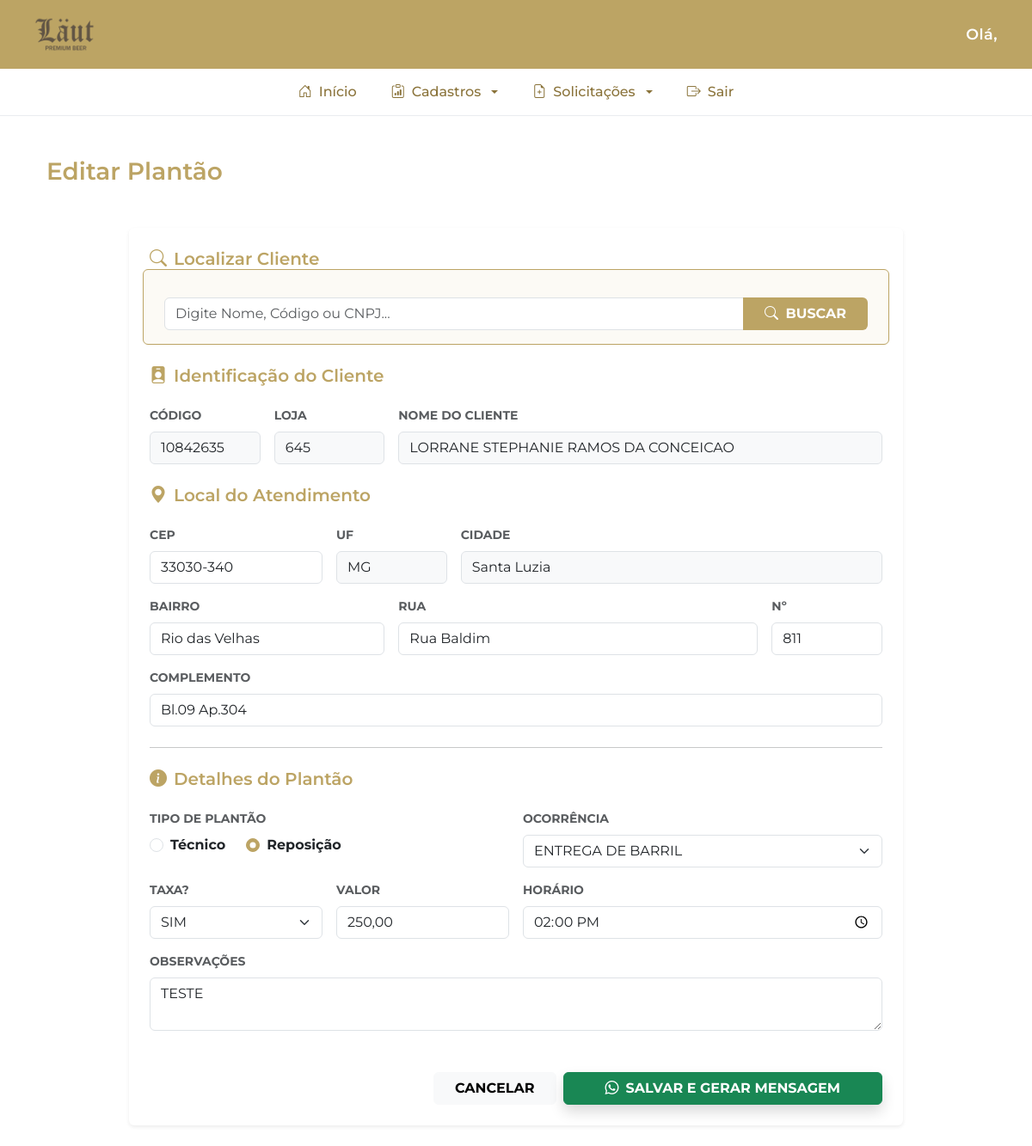
The app's page /solicitacoes/plantoes/editar/1/ with its own data.
### solicitacoes/models.py (models this page shows)
class Plantao(models.Model):
    codigo_cliente = models.CharField(max_length=20)
    loja_cliente = models.CharField(max_length=50)
    nome_cliente = models.CharField(max_length=100)
    cep = models.CharField(max_length=9)
    estado = models.CharField(max_length=2)
    cidade = models.CharField(max_length=100)
    bairro = models.CharField(max_length=100)
    endereco = models.CharField(max_length=255)
    numero = models.CharField(max_length=20)
    complemento = models.CharField(max_length=100, blank=True, null=True)
    vendedor = models.ForeignKey(User, on_delete=models.CASCADE)
    tipo = models.CharField(max_length=20, choices=TIPO_PLANTAO)
    ocorrencia = models.CharField(max_length=50, choices=OCORRENCIAS)
    ocorrencia_outro = models.CharField(max_length=255, blank=True, null=True)
    observacoes = models.TextField(blank=True)
    taxa = models.BooleanField(default=False)
    valor_taxa = models.DecimalField(max_digits=10, decimal_places=2, default=0.00)
    horario = models.TimeField()
    data_solicitacao = models.DateTimeField(auto_now_add=True)
    status = models.CharField(max_length=20, choices=STATUS_CHOICES, default='PENDENTE')

### solicitacoes/views.py (the view, shortened to what this page needs)
# urls.py: path('plantoes/editar/<int:pk>/', views.editar_plantao, name='editar_plantao'),
def editar_plantao(request, pk):
    plantao = get_object_or_404(Plantao, pk=pk)
    return render(request, 'solicitacoes/novo_plantao.html', {
        'plantao': plantao,
        'editando': True
    })

### templates/solicitacoes/novo_plantao.html (shortened to what this page needs)
{% extends 'base.html' %}
{% block content %}
<div class="container py-4">
    <div class="mb-5">
        <h3 style="color: #bca464; font-weight: 600;">{% if editando %}Editar{% else %}Nova Solicitação de{% endif %} Plantão</h3>
    </div>
    <div class="card border-0 shadow-sm mx-auto" style="max-width: 900px;">
        <div class="card-body p-4">
            <h5 class="mb-3" style="color: #bca464;"><i class="bi bi-search me-2"></i>Localizar Cliente</h5>
            <div class="row g-3 mb-4 p-3 rounded border border-gold bg-custom-light">
                <div class="col-md-12">
                    <div class="input-group">
                        <input type="text" id="input_busca_cliente" class="form-control" placeholder="Digite Nome, Código ou CNPJ...">
                        <button class="btn text-white fw-bold px-4" type="button" id="btn_buscar_cliente" style="background-color: #bca464;">
                            <span id="btn_texto_busca"><i class="bi bi-search me-1"></i> BUSCAR</span>
                        </button>
                    </div>
                </div>
            </div>
            <form id="formPlantao" method="POST">
                <h5 class="mb-4" style="color: #bca464;"><i class="bi bi-person-badge-fill me-2"></i>Identificação do Cliente</h5>
                <div class="row g-3">
                    <div class="col-md-2">
                        <label class="small fw-bold text-muted mb-2 d-block text-uppercase">Código</label>
                        <input type="text" name="codigo_cliente" id="res_codigo" class="form-control bg-light" value="{{ plantao.codigo_cliente|default:'' }}" readonly required>
                    </div>
                    <div class="col-md-2">
                        <label class="small fw-bold text-muted mb-2 d-block text-uppercase">Loja</label>
                        <input type="text" name="loja_cliente" id="res_loja" class="form-control bg-light" value="{{ plantao.loja_cliente|default:'' }}" readonly required>
                    </div>
                    <div class="col-md-8">
                        <label class="small fw-bold text-muted mb-2 d-block text-uppercase">Nome do Cliente</label>
                        <input type="text" name="nome_cliente" id="res_cliente" class="form-control bg-light" value="{{ plantao.nome_cliente|default:'' }}" readonly required>
                    </div>
                    <div class="col-md-12 mt-4">
                        <h5 style="color: #bca464;"><i class="bi bi-geo-alt-fill me-2"></i>Local do Atendimento</h5>
                    </div>
                    <div class="col-md-3">
                        <label class="small fw-bold text-muted mb-2 d-block text-uppercase">CEP</label>
                        <input type="text" name="cep" id="id_cep" class="form-control" value="{{ plantao.cep|default:'' }}" required>
                    </div>
                    <div class="col-md-2">
                        <label class="small fw-bold text-muted mb-2 d-block text-uppercase">UF</label>
                        <input type="text" name="estado" id="id_estado" class="form-control bg-light" value="{{ plantao.estado|default:'' }}" readonly required>
                    </div>
                    <div class="col-md-7">
                        <label class="small fw-bold text-muted mb-2 d-block text-uppercase">Cidade</label>
                        <input type="text" name="cidade" id="id_cidade" class="form-control bg-light" value="{{ plantao.cidade|default:'' }}" readonly required>
                    </div>
                    <div class="col-md-4">
                        <label class="small fw-bold text-muted mb-2 d-block text-uppercase">Bairro</label>
                        <input type="text" name="bairro" id="id_bairro" class="form-control" value="{{ plantao.bairro|default:'' }}" required>
                    </div>
                    <div class="col-md-6">
                        <label class="small fw-bold text-muted mb-2 d-block text-uppercase">Rua</label>
                        <input type="text" name="endereco" id="id_endereco" class="form-control" value="{{ plantao.endereco|default:'' }}" required>
                    </div>
                    <div class="col-md-2">
                        <label class="small fw-bold text-muted mb-2 d-block text-uppercase">Nº</label>
                        <input type="text" name="numero" id="id_numero" class="form-control" value="{{ plantao.numero|default:'' }}" required>
                    </div>
                    <div class="col-md-12">
                        <label class="small fw-bold text-muted mb-2 d-block text-uppercase">Complemento</label>
                        <input type="text" name="complemento" id="id_complemento" class="form-control" value="{{ plantao.complemento|default:'' }}">
                    </div>
                </div>
                <hr class="my-4">
                <h5 class="mb-4" style="color: #bca464;"><i class="bi bi-info-circle-fill me-2"></i>Detalhes do Plantão</h5>
                <div class="row g-3">
                    <div class="col-md-6">
                        <label class="small fw-bold text-muted mb-2 d-block text-uppercase">Tipo de Plantão</label>
                        <div class="d-flex gap-4 mt-2">
                            <div class="form-check">
                                <input class="form-check-input" type="radio" name="tipo" id="t1" value="PLANTÃO TÉCNICO" {% if plantao.tipo == 'PLANTÃO TÉCNICO' or not plantao %}checked{% endif %}>
                                <label class="form-check-label fw-bold" for="t1">Técnico</label>
                            </div>
                            <div class="form-check">
                                <input class="form-check-input" type="radio" name="tipo" id="t2" value="PLANTÃO DE REPOSIÇÃO" {% if plantao.tipo == 'PLANTÃO DE REPOSIÇÃO' %}checked{% endif %}>
                                <label class="form-check-label fw-bold" for="t2">Reposição</label>
                            </div>
                        </div>
                    </div>
                    <div class="col-md-6">
                        <label class="small fw-bold text-muted mb-2 d-block text-uppercase">Ocorrência</label>
                        <select name="ocorrencia" id="id_ocorrencia" class="form-select" required onchange="ajustarOcorrencia()">
                            <option value="ENTREGA DE BARRIL" {% if plantao.ocorrencia == 'ENTREGA DE BARRIL' %}selected{% endif %}>ENTREGA DE BARRIL</option>
                        </select>
                    </div>
                    <div class="col-md-3">
                        <label class="small fw-bold text-muted mb-2 d-block text-uppercase">Taxa?</label>
                        <select name="taxa" id="id_taxa" class="form-select" onchange="ajustarTaxa()">
                            <option value="SIM" {% if plantao.taxa %}selected{% endif %}>SIM</option>
                        </select>
                    </div>
                    <div class="col-md-3">
                        <label class="small fw-bold text-muted mb-2 d-block text-uppercase">Valor</label>
                        <input type="text" name="valor_taxa" id="id_valor_taxa" class="form-control" value="{{ plantao.valor_taxa|default:'0,00' }}">
                    </div>
                    <div class="col-md-6">
                        <label class="small fw-bold text-muted mb-2 d-block text-uppercase">Horário</label>
                        <input type="time" name="horario" id="id_horario" class="form-control" value="{{ plantao.horario|default:'' }}" required>
                    </div>
                    <div class="col-12">
                        <label class="small fw-bold text-muted mb-2 d-block text-uppercase">Observações</label>
                        <textarea name="observacoes" id="id_obs" class="form-control" rows="2">{{ plantao.observacoes|default:'' }}</textarea>
                    </div>
                </div>
                <div class="d-flex justify-content-end mt-5 gap-2">
                    <a href="{% url 'plantao_list' %}" class="btn btn-light px-4 fw-bold">CANCELAR</a>
                    <button type="button" onclick="gerarResumo()" class="btn btn-success px-5 fw-bold shadow">
                        <i class="bi bi-whatsapp me-2"></i>SALVAR E GERAR MENSAGEM
                    </button>
                </div>
            </form>
        </div>
    </div>
</div>
{% endblock %}

### templates/base.html (style rules this page uses)
:root { --cor-topo: #bca464; --cor-texto-menu: #8a733a; }
body { background-color: #ffffff; font-family: 'Montserrat', sans-serif; }
h1, h2, h3, h4, h5, h6 { font-weight: 600; }

### templates/solicitacoes/novo_plantao.html (style rules this page uses)
.form-check-input:checked { background-color: #bca464 !important; border-color: #bca464 !important; }
.bg-custom-light { background-color: #fcfaf5; }
.border-gold { border-color: #bca464 !important; }

### records on screen
Plantao: codigo_cliente "10842635", loja_cliente "645", nome_cliente "LORRANE STEPHANIE RAMOS DA CONCEICAO", cep "33030-340", estado "MG", cidade "Santa Luzia", bairro "Rio das Velhas", endereco "Rua Baldim", numero "811", complemento "Bl.09 Ap.304", tipo "☐ Técnico", tipo "☑ Reposição", ocorrencia "ENTREGA DE BARRIL", taxa "SIM", valor_taxa "250,00", horario "14:00", observacoes "TESTE"
